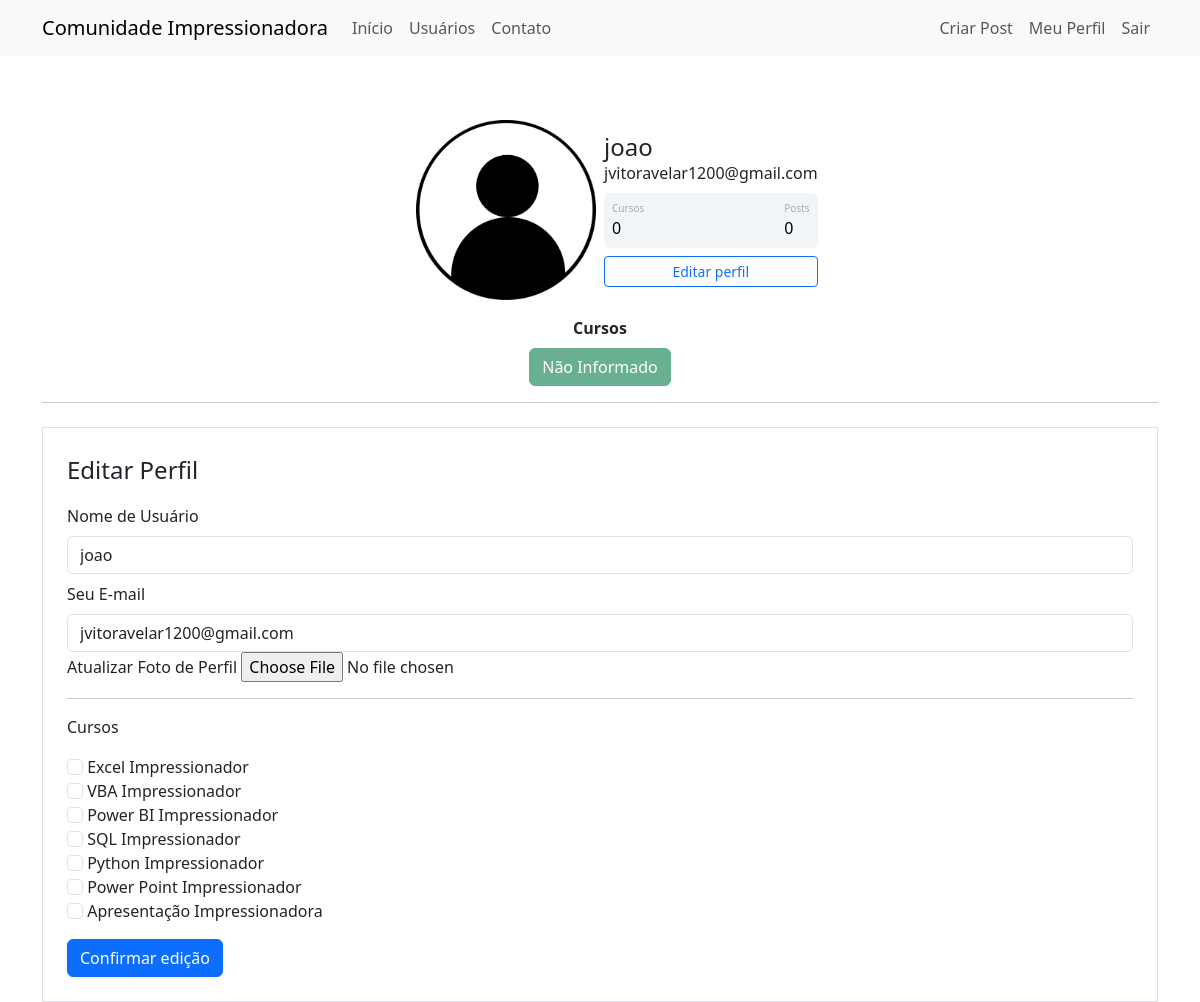
The page /perfil/editar (signed in) on the database its author committed.
### comunidadeimpressionadora/models.py (models this page shows)
class Usuario(database.Model, UserMixin):
    id = database.Column(database.Integer, primary_key=True)
    username = database.Column(database.String, nullable=False)
    email = database.Column(database.String, nullable=False, unique=True)
    senha = database.Column(database.String, nullable=False)
    foto_perfil = database.Column(database.String, default='default.jpg')
    post = database.relationship('Post', backref='autor', lazy=True)
    cursos = database.Column(database.String, nullable=False, default='Não Informado')

### comunidadeimpressionadora/routes.py (the view)
@app.route('/perfil/editar', methods=['GET', 'POST'])
@login_required
def editar_perfil():
    form = FormEditarPerfil()
    if form.validate_on_submit():
        current_user.email = form.email.data
        current_user.username = form.username.data
        if form.foto_perfil.data:
            nome_imagem = salvar_imagem(form.foto_perfil.data)
            current_user.foto_perfil = nome_imagem
        current_user.cursos = atualizar_cursos(form)
        database.session.commit()
        flash(f'Perfil atualizado com sucesso.', "alert-success")
        return redirect(url_for('perfil'))
    elif request.method == 'GET':
        form.email.data = current_user.email
        form.username.data = current_user.username
    foto_perfil = url_for("static", filename=f"fotos_perfil/{current_user.foto_perfil}")
    return render_template('editarperfil.html', foto_perfil=foto_perfil, form=form)

### comunidadeimpressionadora/forms.py (shortened to what this page needs)
class FormEditarPerfil(FlaskForm):
    username = StringField('Nome de Usuário', validators=[DataRequired()])
    email = StringField('Seu E-mail', validators=[DataRequired(), Email()])
    foto_perfil = FileField('Atualizar Foto de Perfil', validators=[FileAllowed(['jpg', 'png'])])
    curso_excel = BooleanField('Excel Impressionador')
    curso_vba = BooleanField('VBA Impressionador')
    curso_powerbi = BooleanField('Power BI Impressionador')
    curso_sql = BooleanField('SQL Impressionador')
    curso_python = BooleanField('Python Impressionador')
    curso_powerpoint = BooleanField('Power Point Impressionador')
    curso_ppt = BooleanField('Apresentação Impressionadora')
    botao_editarperfil = SubmitField('Confirmar edição')

### comunidadeimpressionadora/models.py (called while the page is built)
@login_manager.user_loader
def load_usuario(id_usuario):
    return Usuario.query.get(int(id_usuario))

### comunidadeimpressionadora/templates/editarperfil.html (shortened to what this page needs)
{% extends 'perfil.html' %}
{% block form_editar_perfil %}
<div class="container">
    <hr>
    <div class="row">
    <div class="col">
        <form method="POST" action="" class="border p-4 mt-2" enctype="multipart/form-data">
            <legend>Editar Perfil</legend>
            <fieldset>
                <div class="form-group">
                    {{form.username.label(class="form-control-label mt-2")}}
                    {% if form.username.errors %}
                        {{form.username(class="form-control is-invalid")}}
                        <div class="invalid-feedback">
                        {% for erro in form.username.errors %}
                            {{ erro }}
                        {% endfor %}
                        </div>
                    {% else %}
                        {{form.username(class="form-control mt-2")}}
                    {% endif %}
                </div>
                <div class="form-group">
                    {{form.email.label(class="form-control-label mt-2")}}
                    {% if form.email.errors %}
                        {{form.email(class="form-control is-invalid")}}
                        <div class="invalid-feedback">
                        {% for erro in form.email.errors %}
                            {{ erro }}
                        {% endfor %}
                        </div>
                    {% else %}
                        {{form.email(class="form-control mt-2")}}
                    {% endif %}
                </div>
                <div class="form-group">
                    {{ form.foto_perfil.label }}
                    {{ form.foto_perfil(class="form-control-file") }}
                </div>
                <hr>
                <p>Cursos</p>
                {% for campo in form %}
                    {% if 'curso_' in campo.name %}
                        <div class="form-group">
                            {{campo(class="form-check-input ")}}
                            {{campo.label(class="form-check-label ")}}
                        </div>
                    {% endif %}
                {% endfor %}
            </fieldset>
            {{form.botao_editarperfil(class='btn btn-primary mt-3')}}
        </form>
    </div>
    </div>
</div>
{% endblock %}

### comunidadeimpressionadora/templates/perfil.html
{% extends 'base.html' %}
{% block body %}
        <div class="container mt-5 d-flex justify-content-center">
            <div class="card p-3">
                <div class="d-flex align-items-center">
                    <div class="image pe-2">
                <img src="{{ foto_perfil }}" class="rounded" width="180" >
                </div>
                <div class="ml-3 w-100">
                   <h4 class="mb-0 mt-0">{{ current_user.username }}</h4>
                   <span>{{ current_user.email }}</span>
                   <div class="p-2 mt-2 bg-primary d-flex justify-content-between rounded text-white stats">
                       {% if "Não Informado" in current_user.cursos %}
                               <div class="d-flex flex-column"><span class="articles">Cursos</span><span class="number1">0 </span>
                       {% else %}
                    <div class="d-flex flex-column"><span class="articles">Cursos</span><span class="number1">{{ current_user.cursos.count(';') + 1}} </span>
                        {% endif %}
                    </div>
                    <div class="d-flex flex-column"><span class="rating">Posts</span><span class="number3">0</span>
                    </div>
                   </div>
                   <div class="button mt-2 d-flex flex-row align-items-center">
                       <a class= "w-100" href="{{url_for('editar_perfil')}}"><button class="btn btn-sm btn-outline-primary w-100">Editar perfil</button></a>
                   </div>
                </div>
                </div>
            </div>
        </div>
<div class="row justify-content-center">
    <div class="col col-4" style="text-align: center">
        <strong>Cursos</strong>
        <br>
                {% for curso in current_user.cursos.split(';') %}
                <button type="button" class="btn btn-success mt-2" disabled>{{curso}}</button>
                {% endfor %}
    </div>
</div>
    {% block form_editar_perfil %}
    {% endblock %}
{% endblock %}

### comunidadeimpressionadora/static/main.css (style rules this page uses)
.card { width: 400px; border: none; border-radius: 10px; background-color: #fff; }
.stats { background: #f2f5f8 !important; color: #000 !important; }
.articles { font-size:10px; color: #a1aab9; }
.number1 { font-weight:500; }
.rating { font-size:10px; color: #a1aab9; }
.number3 { font-weight:500; }

### rows shown on the page
Usuario: username "joao", email "jvitoravelar1200@gmail.com", cursos "Não Informado"

### other values the page prints
{{ campo.label(class="form-check-label ") }} "Excel Impressionador" "VBA Impressionador" "Power BI Impressionador" "SQL Impressionador" "Python Impressionador" "Power Point Impressionador" "Apresentação Impressionadora"
